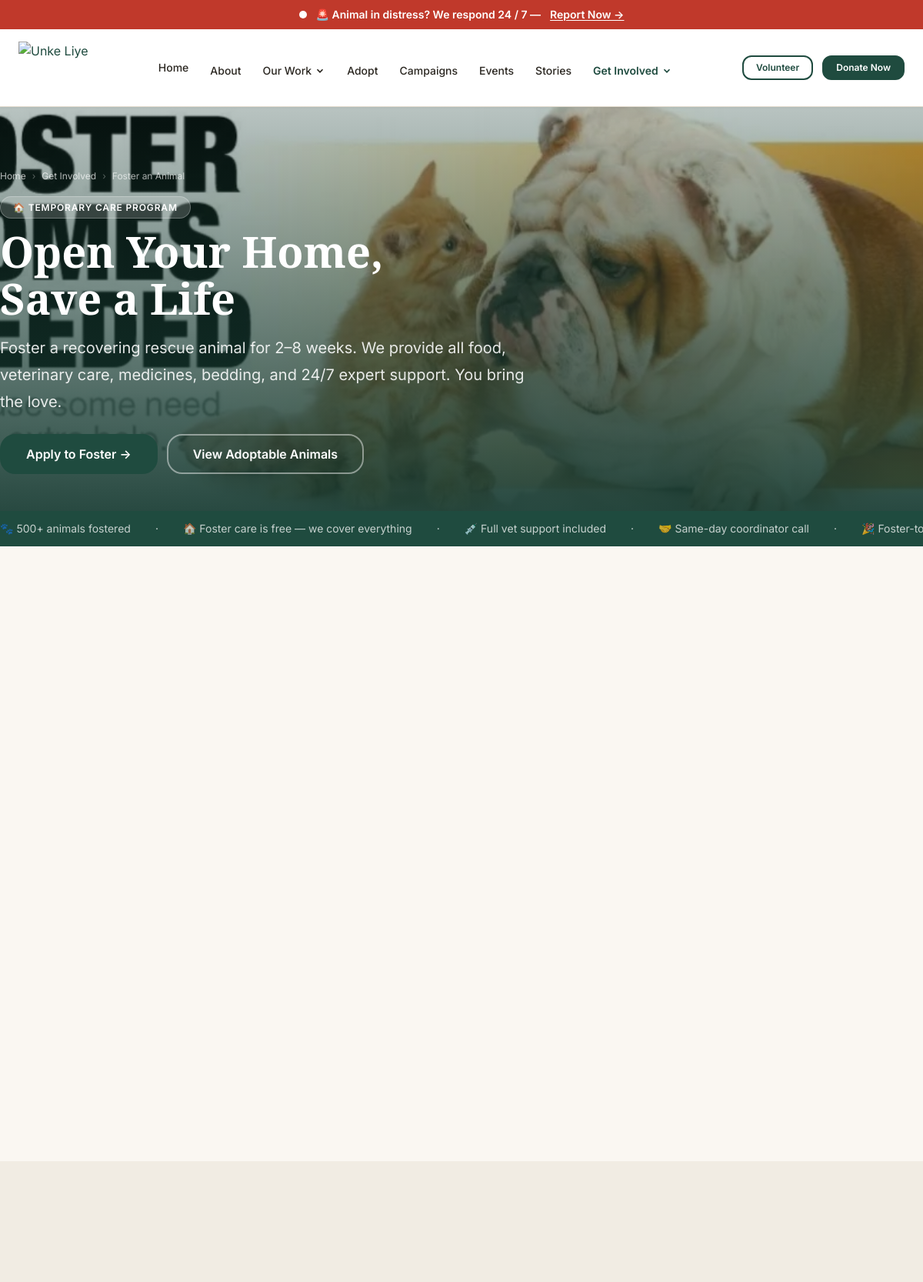
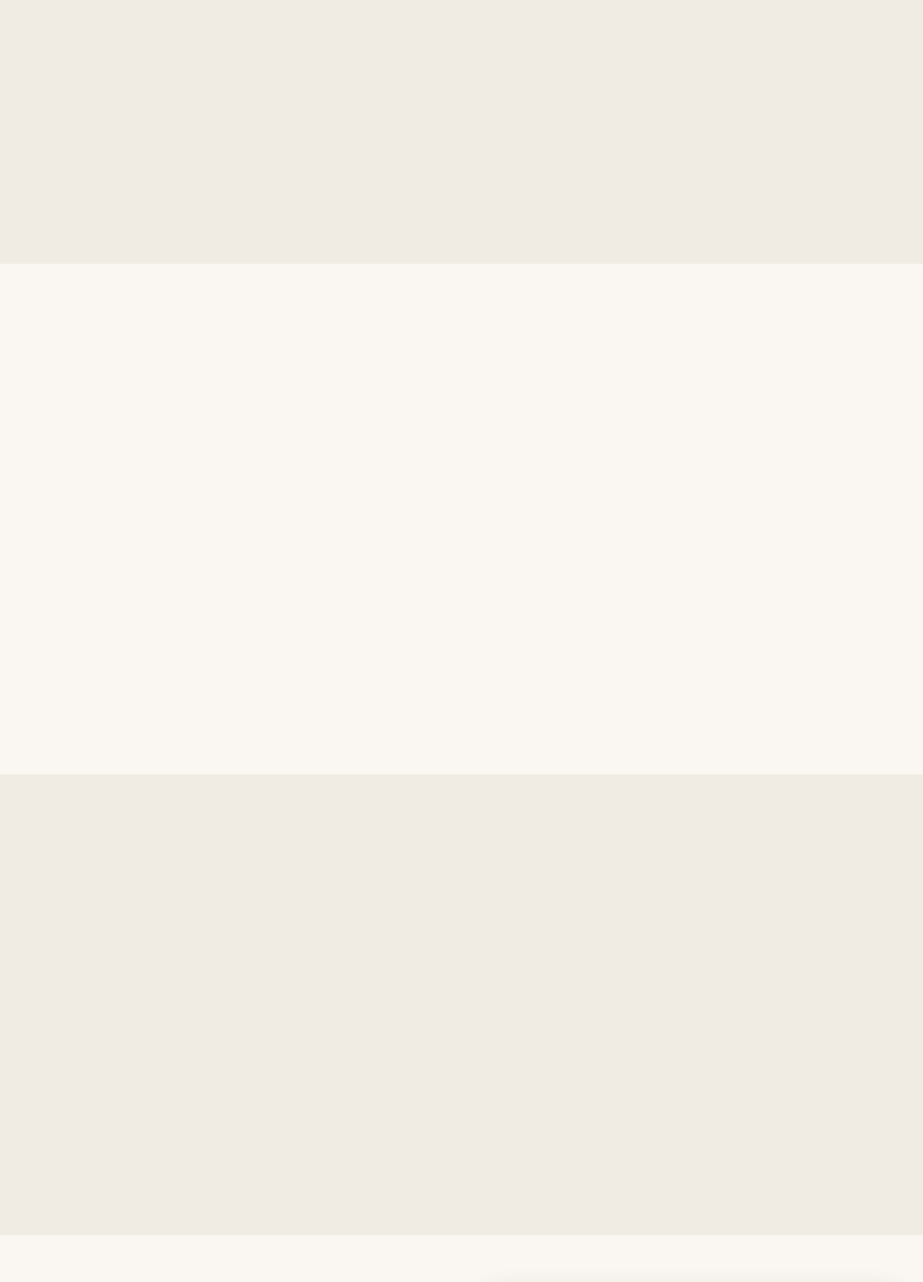
The app's page /foster/ (upper part) with its own data (2 pictures, top to bottom).
### content_managerr/models.py (models this page shows, shortened)
class Banner(models.Model):
    PAGE_CHOICES = (
        ('home', 'Home'),
        ('about', 'About'),
        ('campaigns', 'Campaigns'),
        ('stories', 'Stories'),
        ('volunteer', 'Volunteer'),
        ('impact', 'Impact'),
        ('transparency', 'Transparency'),
        ('privacy_policy', 'Privacy Policy'),
        ('terms', 'Terms & Conditions'),
        ('sitemap', 'Sitemap'),
        ('foster', 'Foster'),
        ('adopt', 'Adopt'),
        ('donate', 'Donate'),
        ('rescue', 'Animal Rescue'),
        ('work_animal_rescue', 'Animal Rescue & Healthcare'),
        ('work_disaster_relief', 'Disaster Relief'),
        ('work_sanitation', 'Sanitation & Cleanliness'),
        ('environment', 'Environment'),
        ('contact', 'Contact'),
        ('faq', 'FAQ'),
    )
    page = models.CharField(max_length=20, choices=PAGE_CHOICES, default='home', unique=True)
    title = models.CharField(max_length=100)
    image = models.ImageField(upload_to='banners/')
    content = models.CharField(max_length=100,null=True, blank=True)
    is_active = models.BooleanField(default=True)
    created_at = models.DateTimeField(auto_now_add=True)
    updated_at = models.DateTimeField(auto_now=True)

### public/views.py (the view)
# urls.py: path("foster/", views.foster, name="foster"),
def foster(request):
    foster_banner = Banner.objects.filter(page='foster', is_active=True).first()
    animal_detail = animal_details.objects.filter(status='Foster First')
    return render(request, "public-temp/foster.html", {"foster_banner": foster_banner, "animals": animal_detail})

### templates/public-temp/foster.html (shortened to what this page needs)
{% load static %}
<!DOCTYPE html>
<html lang="en">
<head>
  <link rel="stylesheet" href="{% static 'public-assets/css/variables.css' %}" />
  <link rel="stylesheet" href="{% static 'public-assets/css/base.css' %}" />
  <link rel="stylesheet" href="{% static 'public-assets/css/components.css' %}" />
  <link rel="stylesheet" href="{% static 'public-assets/css/animations.css' %}" />
  <link rel="stylesheet" href="{% static 'public-assets/css/enhanced-pages.css' %}" />
</head>
<body>
<div class="emergency-bar">
  <span class="pulse-dot"></span>
  <span>🚨 Animal in distress? We respond 24 / 7 —</span>
  <a href="{% url 'public:report_animal' %}">Report Now →</a>
</div>
<header class="site-header">
  <div class="container">
    <nav class="nav-inner">
      <a href="{% url 'public:home' %}" class="nav-logo" aria-label="Unke Liye — Home"><img src="{% static 'public-assets/images/logo.png' %}" alt="Unke Liye" class="nav-logo-img" /></a>
      <ul class="nav-menu">
        <li class="nav-item"><a href="{% url 'public:home' %}" class="nav-link">Home</a></li>
        <li class="nav-item"><a href="{% url 'public:about' %}" class="nav-link">About</a></li>
        <li class="nav-item">
          <a href="#" class="nav-link">Our Work <svg viewBox="0 0 16 16" fill="none" stroke="currentColor" stroke-width="2" width="12" height="12"><path d="M4 6l4 4 4-4"/></svg></a>
        </li>
        <li class="nav-item"><a href="{% url 'public:adopt' %}" class="nav-link">Adopt</a></li>
        <li class="nav-item"><a href="{% url 'public:campaigns' %}" class="nav-link">Campaigns</a></li>
        <li class="nav-item"><a href="{% url 'public:events' %}" class="nav-link">Events</a></li>
        <li class="nav-item"><a href="{% url 'public:stories' %}" class="nav-link">Stories</a></li>
        <li class="nav-item">
          <a href="#" class="nav-link active">Get Involved <svg viewBox="0 0 16 16" fill="none" stroke="currentColor" stroke-width="2" width="12" height="12"><path d="M4 6l4 4 4-4"/></svg></a>
        </li>
      </ul>
      <div class="nav-actions">
        <a href="{% url 'public:volunteer' %}" class="btn btn--outline btn--sm">Volunteer</a>
        <a href="{% url 'public:donate' %}" class="btn btn--primary btn--sm">Donate Now</a>
      </div>
    </nav>
  </div>
</header>
<div class="nav-mobile-panel">
</div>
<main id="main">
  <section class="pg-hero" style="min-height:520px">
    <div class="pg-hero__bg" data-parallax
      style="{% if foster_banner and foster_banner.image %}background-image:url('{{ foster_banner.image.url }}'){% else %}background-image:url('https://images.unsplash.com/photo-1548767797-d8c844163c4c?auto=format&fit=crop&w=1600&q=80'){% endif %}">
    </div>
    <div class="pg-hero__overlay"></div>
    <div class="container pg-hero__content">
      <nav class="pg-breadcrumb" aria-label="Breadcrumb">
        <a href="{% url 'public:home' %}">Home</a><span class="pg-breadcrumb-sep">›</span>
        <a href="{% url 'public:adopt' %}">Get Involved</a><span class="pg-breadcrumb-sep">›</span>
        <span>Foster an Animal</span>
      </nav>
      <div class="pg-pill pg-pill--light">🏠 Temporary Care Program</div>
      {% if foster_banner and foster_banner.title %}
      <h1>{{ foster_banner.title|safe }}</h1>
      {% else %}
      <h1>Open Your Home,<br><em style="color:#A8D8B9;font-style:normal">Save a Life</em></h1>
      {% endif %}
      {% if foster_banner and foster_banner.content %}
      <p class="lead">{{ foster_banner.content }}</p>
      {% else %}
      <p class="lead">Foster a recovering rescue animal for 2–8 weeks. We provide all food, veterinary care, medicines, bedding, and 24/7 expert support. You bring the love.</p>
      {% endif %}
      <div class="pg-hero__actions">
        <a href="{% url 'public:foster_form' %}" class="btn btn--primary btn--lg">Apply to Foster →</a>
        <a href="{% url 'public:adopt' %}" class="btn btn--outline btn--lg" style="border-color:rgba(255,255,255,0.45);color:#fff">View Adoptable Animals</a>
      </div>
    </div>
  </section>
  <div class="pg-scroll-banner">
    <div class="pg-scroll-track">
      <span>🐾 500+ animals fostered</span><span>·</span>
      <span>🏠 Foster care is free — we cover everything</span><span>·</span>
      <span>💉 Full vet support included</span><span>·</span>
      <span>🤝 Same-day coordinator call</span><span>·</span>
      <span>🎉 Foster-to-adopt option available</span><span>·</span>
    </div>
  </div>
  <section class="pg-section">
    <div class="container">
      <div class="pg-grid-3" style="margin-top:2.5rem">
      </div>
    </div>
  </section>
  <section class="pg-section pg-section--alt">
    <div class="container">
    </div>
  </section>
  <section class="pg-section">
    <div class="container">
      <div class="pg-grid-3">
      </div>
    </div>
  </section>
  <section class="pg-section pg-section--alt">
    <div class="container">
    </div>
  </section>
  <section class="pg-section" id="foster-apply">
  </section>
</main>
</body>
</html>

### static/public-assets/css/variables.css (style rules this page uses)
:root { --color-bg: #FAF7F2; --color-surface: #FFFFFF; --color-surface-alt: #F1ECE3; --color-text: #2A2620; --color-text-muted: #6B6459; --color-border: #E4DCCE; --color-primary: #1F4B3F; --color-primary-dark: #163A31; --color-primary-light: #EAF2EE; --color-care: #C97C4D; --color-protect: #3E7D5C; --color-restore: #3D7A9E; --color-respond: #B4432E; --color-urgent: #C0392B; --color-urgent-dark: #9B2F22; --color-urgent-tint: #FBEAE7; --color-success: #2F7A4F; --color-warning: #B8860B; --color-error: #C0392B; --font-display: 'Playfair Display', Georgia, serif; --font-body: 'Inter', system-ui, -apple-system, sans-serif; --text-xs: 0.75rem; --text-sm: 0.875rem; --text-base: 1rem; --text-lg: 1.125rem; --text-xl: 1.25rem; --text-2xl: 1.5rem; --text-3xl: 1.875rem; --text-4xl: 2.25rem; --text-5xl: 3rem; --text-6xl: 3.75rem; --leading-tight: 1.2; --leading-snug: 1.375; --leading-normal: 1.6; --leading-relaxed: 1.75; --font-weight-normal: 400; --font-weight-medium: 500; --font-weight-semibold: 600; --font-weight-bold: 700; --space-1: 0.25rem; --space-2: 0.5rem; --space-3: 0.75rem; --space-4: 1rem; --space-5: 1.25rem; --space-6: 1.5rem; --space-8: 2rem; --space-10: 2.5rem; --space-12: 3rem; --space-16: 4rem; --space-20: 5rem; --space-24: 6rem; --space-32: 8rem; --radius-sm: 6px; --radius-md: 12px; --radius-lg: 20px; --radius-xl: 28px; --radius-full: 9999px; --shadow-xs: 0 1px 3px rgba(42,38,32,0.06); --shadow-sm: 0 2px 8px rgba(42,38,32,0.08); --shadow-md: 0 4px 16px rgba(42,38,32,0.10); --shadow-lg: 0 8px 32px rgba(42,38,32,0.12); --shadow-xl: 0 16px 48px rgba(42,38,32,0.14); --transition-fast: 150ms ease-out; --transition-base: 250ms ease-out; --transition-slow: 400ms ease-in-out; --transition-reveal: 600ms ease-in-out; --max-width: 1200px; --max-width-narrow: 800px; --max-width-wide: 1400px; --z-below: -1; --z-base: 0; --z-raised: 10; --z-sticky: 100; --z-overlay: 200; --z-modal: 300; --z-toast: 400; --z-top: 500; }

### static/public-assets/css/base.css (style rules this page uses)
*, *::before, *::after { box-sizing: border-box; margin: 0; padding: 0; }
html { font-size: 16px; scroll-behavior: smooth; -webkit-text-size-adjust: 100%; }
body { font-family: var(--font-body); font-size: var(--text-base); font-weight: var(--font-weight-normal); line-height: var(--leading-normal); color: var(--color-text); background-color: var(--color-bg); -webkit-font-smoothing: antialiased; -moz-osx-font-smoothing: grayscale; overflow-x: hidden; }
h1, h2, h3, h4, h5, h6 { font-family: var(--font-display); font-weight: var(--font-weight-bold); line-height: var(--leading-tight); color: var(--color-text); }
h1 { font-size: clamp(var(--text-3xl), 5vw, var(--text-5xl)); }
p { line-height: var(--leading-normal); color: var(--color-text); }
a { color: var(--color-primary); text-decoration: underline; text-underline-offset: 3px; transition: color var(--transition-base); }
ul, ol { padding-left: var(--space-6); line-height: var(--leading-relaxed); }
li + li { margin-top: var(--space-2); }
img, video, svg { display: block; max-width: 100%; height: auto; }
.container { width: 100%; max-width: var(--max-width); margin-inline: auto; padding-inline: var(--space-6); }

### static/public-assets/css/animations.css (style rules this page uses)
.page-transition { animation: fadeIn 0.4s ease-out; }

### records on screen
Banner: image (picture), title "Open Your Home, Save a Life"
